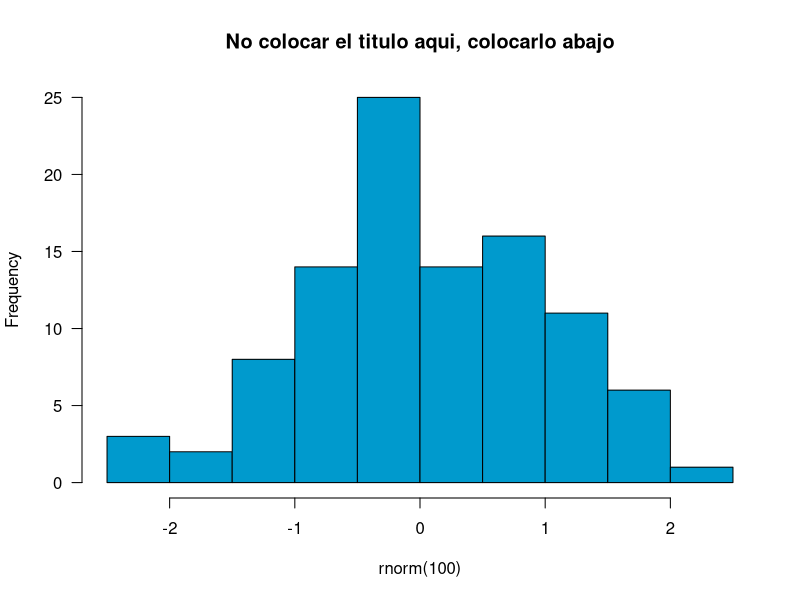

The R source for this figure: (Note: this script raises an error after producing the figure.)
## ---- chunk 1
x <- rnorm(n=100, mean=70, sd=5)
mean(x)
## ---- chunk 2
hist(rnorm(100), main='No colocar el titulo aqui, colocarlo abajo',
     col='deepskyblue3', las=1)
## ---- chunk 3
knitr::include_graphics("byhand.png")
